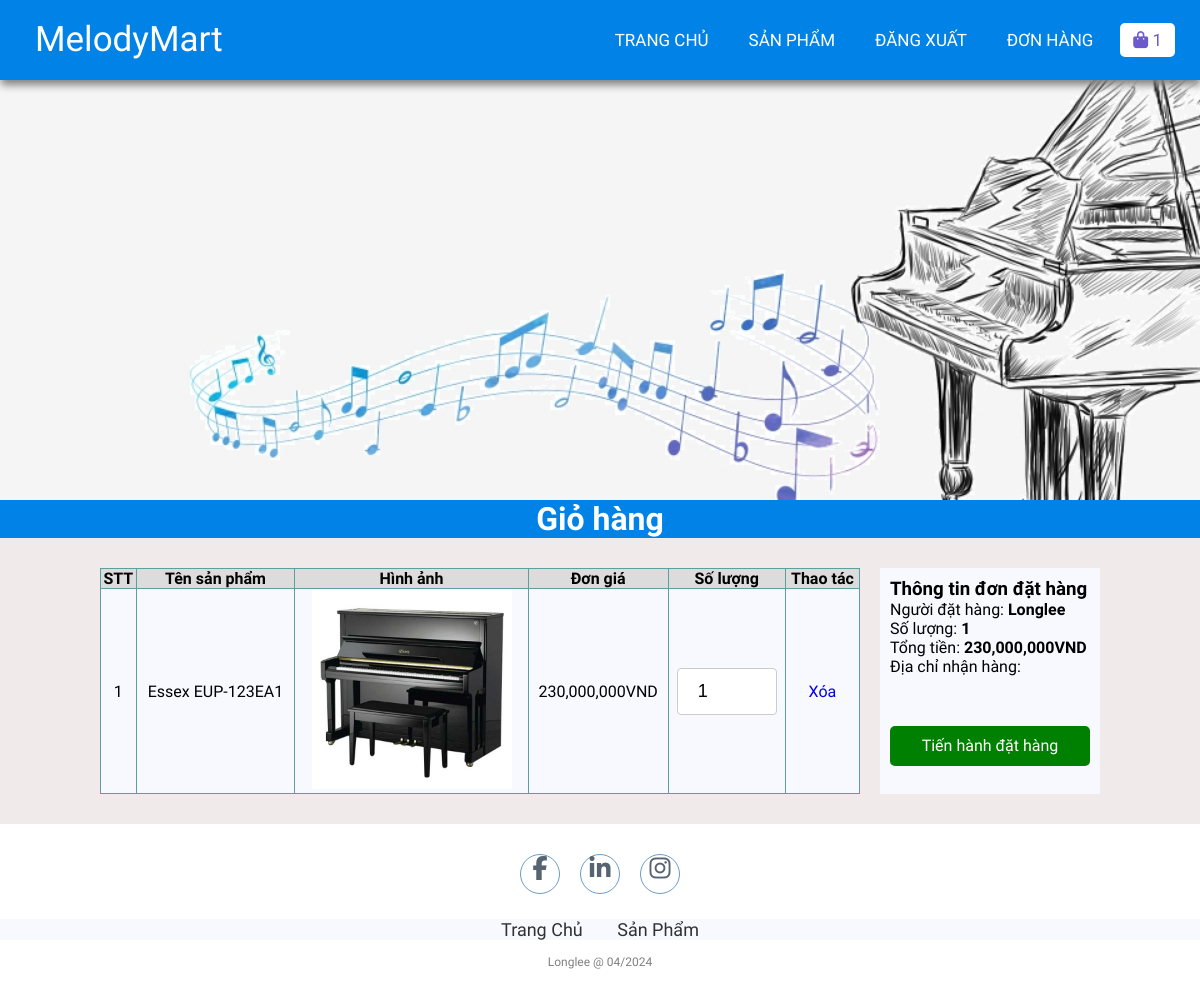
The page /checkout.php (signed in) on the database its author committed.
### tables this page shows
CREATE TABLE `cart` (
  `id` int(11) NOT NULL,
  `userId` int(11) NOT NULL,
  `productId` int(11) NOT NULL,
  `qty` int(11) NOT NULL,
  `productName` varchar(100) NOT NULL,
  `productPrice` decimal(10,0) NOT NULL,
  `productImage` varchar(50) NOT NULL
);

CREATE TABLE `users` (
  `id` int(11) NOT NULL,
  `email` varchar(255) NOT NULL,
  `fullname` varchar(255) NOT NULL,
  `dob` date NOT NULL,
  `password` varchar(255) NOT NULL,
  `role_id` int(11) NOT NULL,
  `status` tinyint(1) NOT NULL,
  `address` varchar(500) NOT NULL,
  `isConfirmed` tinyint(4) NOT NULL DEFAULT 0,
  `captcha` varchar(50) NOT NULL
);

### lib/database.php (called while the page is built, shortened)
<?php
class Database extends PDO
{
  public $host   = DB_HOST;
  public $user   = DB_USER;
  public $pass   = DB_PASS;
  public $dbname = DB_NAME;
  public $link;
  private function connectDB()
  {
    $this->link = new mysqli(
      $this->host,
      $this->user,
      $this->pass,
      $this->dbname
    );
  }
  public function select($query)
  {
    $result = $this->link->query($query);
    if ($result->num_rows > 0) {
      return $result;
    } else {
      return false;
    }
  }
}

### lib/session.php (called while the page is built, shortened)
<?php
class Session
{
   public static function get($key)
   {
      if (isset($_SESSION[$key])) {
         return $_SESSION[$key];
      } else {
         return false;
      }
   }
}

### classes/cart.php (called while the page is built, shortened)
<?php
$filepath = realpath(dirname(__FILE__));
include_once($filepath . '/../lib/database.php');
include_once($filepath . '/../lib/session.php');
?>
<?php
class cart
{
    private $db;
    public function __construct()
    {
        $this->db = new Database();
    }
    public function get()
    {
        $userId = Session::get('userId');
        $query = "SELECT * FROM cart WHERE userId = '$userId' ";
        $mysqli_result = $this->db->select($query);
        if ($mysqli_result) {
            $result = mysqli_fetch_all($this->db->select($query), MYSQLI_ASSOC);
            return $result;
        }
        return false;
    }
    public function getTotalPriceByUserId()
    {
        $userId = Session::get('userId');
        $query = "SELECT SUM(productPrice*qty) as total FROM cart WHERE userId = '$userId' ";
        $mysqli_result = $this->db->select($query);
        if ($mysqli_result) {
            $result = mysqli_fetch_all($this->db->select($query), MYSQLI_ASSOC)[0];
            return $result;
        }
        return false;
    }
    public function getTotalQtyByUserId()
    {
        $userId = Session::get('userId');
        $query = "SELECT SUM(qty) as total FROM cart WHERE userId = '$userId' ";
        $mysqli_result = $this->db->select($query);
        if ($mysqli_result) {
            $result = mysqli_fetch_all($this->db->select($query), MYSQLI_ASSOC)[0];
            return $result;
        }
        return false;
    }
}
?>

### classes/user.php (called while the page is built, shortened)
<?php
$filepath = realpath(dirname(__FILE__));
include_once($filepath . '/../lib/session.php');
include_once($filepath . '/../lib/database.php');
?>
<?php
class user
{
	private $db;
	public function __construct()
	{
		$this->db = new Database();
	}
	public function get()
	{
		$userId = Session::get('userId');
		$query = "SELECT * FROM users WHERE id = '$userId' LIMIT 1";
		$mysqli_result = $this->db->select($query);
		if ($mysqli_result) {
			$result = mysqli_fetch_all($this->db->select($query), MYSQLI_ASSOC)[0];
			return $result;
		}
		return false;
	}
}
?>

### checkout.php (the view, shortened to what this page needs)
<?php
include_once 'lib/session.php';
include_once 'classes/cart.php';
include_once 'classes/user.php';
$cart = new cart();
$list = $cart->get();
$totalPrice = $cart->getTotalPriceByUserId();
$totalQty = $cart->getTotalQtyByUserId();
$user = new user();
$userInfo = $user->get();
?>
<!DOCTYPE html>
<html lang="en">
<head>
    <link rel="stylesheet" href="css/style.css">
    <link rel="stylesheet" href="https://cdnjs.cloudflare.com/ajax/libs/font-awesome/5.15.4/css/all.min.css">
</head>
<body>
    <nav>
        <label class="logo" id="logo">MelodyMart</label>
        <ul>
            <li><a href="index.php">Trang chủ</a></li>
            <li><a href="productList.php">Sản phẩm</a></li>
            <?php
            if (isset($_SESSION['user']) && $_SESSION['user']) { ?>
                <li><a href="logout.php" id="signin">Đăng xuất</a></li>
            <?php } else { ?>
                <li><a href="register.php" id="signup">Đăng ký</a></li>
                <li><a href="login.php" id="signin">Đăng nhập</a></li>
            <?php } ?>
            <li><a href="order.php" id="order">Đơn hàng</a></li>
            <li>
                <a href="checkout.php" class="active">
                    <i class="fa fa-shopping-bag"></i>
                    <span class="sumItem" id="totalQtyHeader">
                        <?= $totalQty['total'] ?>
                    </span>
                </a>
            </li>
        </ul>
    </nav>
    <section class="banner"></section>
    <div class="featuredProducts">
        <h1>Giỏ hàng</h1>
    </div>
    <div class="container-single">
        <?php
        if ($list) { ?>
            <table class="order">
                <tr>
                    <th>STT</th>
                    <th>Tên sản phẩm</th>
                    <th>Hình ảnh</th>
                    <th>Đơn giá</th>
                    <th>Số lượng</th>
                    <th>Thao tác</th>
                </tr>
                <?php
                $count = 1;
                foreach ($list as $key => $value) { ?>
                    <tr>
                        <td><?= $count++ ?></td>
                        <td><?= $value['productName'] ?></td>
                        <td><img class="image-cart" src="admin/uploads/<?= $value['productImage'] ?>"></td>
                        <td><?= number_format($value['productPrice'], 0, '', ',') ?>VND </td>
                        <td>
                            <input id="<?= $value['productId'] ?>" type="number" name="qty" class="qty" value="<?= $value['qty'] ?>" onchange="update(this)" min="1">
                        </td>
                        <td>
                            <a href="delete_cart.php?id=<?= $value['id'] ?>">Xóa</a>
                        </td>
                    </tr>
                <?php }
                ?>
            </table>
            <div class="orderinfo">
                <div class="buy">
                    <h3>Thông tin đơn đặt hàng</h3>
                    <div>
                        Người đặt hàng: <b><?= $userInfo['fullname'] ?></b>
                    </div>
                    <div>
                        Số lượng: <b id="qtycart"><?= $totalQty['total'] ?></b>
                    </div>
                    <div>
                        Tổng tiền: <b id="totalcart"><?= number_format($totalPrice['total'], 0, '', ',') ?>VND</b>
                    </div>
                    <div>
                        Địa chỉ nhận hàng: <b><?= $userInfo['address'] ?></b>
                    </div>
                    <div class="buy-btn">
                        <a href="order_form.php">Tiến hành đặt hàng</a>
                    </div>
                </div>
            </div>
        <?php } else { ?>
            <h3>Giỏ hàng hiện đang rỗng</h3>
        <?php }
        ?>
    </div>
    <footer>
        <div class="social">
        <a href="https://www.facebook.com/Longlee.me/" target="blank"><i class="fa fa-facebook" aria-hidden="true"></i></a>
            <a href="https://www.linkedin.com/in/l%C3%AA-b%C3%A1-%C4%91%E1%BB%A9c-long-486b43301/" target="blank"><i class="fa fa-linkedin" aria-hidden="true"></i></a>
            <a href="https://www.instagram.com/longthichhat/" target="blank"><i class="fa fa-instagram" aria-hidden="true"></i></a>
        </div>
        <ul class="list">
            <li>
                <a href="./">Trang Chủ</a>
            </li>
            <li>
                <a href="productList.php">Sản Phẩm</a>
            </li>
        </ul>
        <p class="copyright">Longlee @ 04/2024</p>
    </footer>
</body>
</html>

### css/style.css (style rules this page uses)
* { padding: 0; margin: 0; text-decoration: none; list-style: none; box-sizing: border-box; }
body { font-family: Mitr; background: rgb(240, 234, 234); }
nav { top: 0; background: #0082e6; height: 80px; width: 100%; position: fixed; z-index: 9999; box-shadow: 1px 5px 8px gray; }
label.logo { color: white; font-size: 35px; line-height: 80px; padding: 0 35px; }
nav ul { float: right; margin-right: 20px; }
nav ul li { display: inline-block; line-height: 80px; margin: 0 5px; }
nav ul li a { color: white; font-size: 17px; padding: 7px 13px; border-radius: 3px; text-transform: uppercase; border-radius: 5px; transition: 0.5s; }
a.active, a:hover { background: white; color: slateblue; }
.banner { background: url('../images/banner.jpg'); background-size: cover; height: 500px; }
.featuredProducts { text-align: center; background-color: #0082e6; color: white; }
footer { padding: 30px 0; background-color:white; }
footer .social { text-align: center; padding-bottom: 25px; color: white; }
footer .social a { color: inherit; font-size: 24px; border: 1px solid steelblue; width: 40px; height: 40px; display: inline-block; text-align: center; border-radius: 50%; margin: 0 8px; transition: 0.5s; background-color: white; color: #2c3e50; opacity: 0.8; }
footer ul { margin-top: 0; padding: 0; list-style: none; font-size: 18px; margin-bottom: 0; text-align: center; }
footer ul a { color: inherit; text-decoration: none; opacity: 0.8; }
footer ul li { display: inline; padding: 0 15px; }
footer .copyright { margin-top: 15px; text-align: center; font-size: 12px; color: gray; }
.container-single { display: flex; margin: 30px 100px; }
.image-cart { height: 200px; width: 200px; }
.list { background-color: ghostwhite; }
th { background-color: gainsboro; border: 1px solid cadetblue; }
td { border: 1px solid cadetblue; text-align: center; }
.orderinfo { margin-left: 20px; background-color: ghostwhite; padding: 10px; }
.buy-btn { float: right; margin-top: 50px; height: 40px; width: 200px; text-align: center; line-height: 40px; background-color: green; border-radius: 5px; color: #fff; }
.buy-btn a { color: #fff; text-decoration: none; }
.order { width: 100%; background-color: ghostwhite; padding: 10px; border-collapse: collapse; }
input[type=text], input[type=password], input[type=email], input[type=number], textarea, select { width: 100%; padding: 12px 20px; margin: 8px 0; border: 1px solid #ccc; border-radius: 4px; }
input[type=number] { font-size: 18px; width: 100px; }

### rows shown on the page
cart: productName "Essex EUP-123EA1", productImage (picture), productPrice "230,000,000", qty "1"
users: fullname "Longlee"

### other values the page prints
$totalQty['total'] "1"
$totalPrice['total'] "230,000,000"
